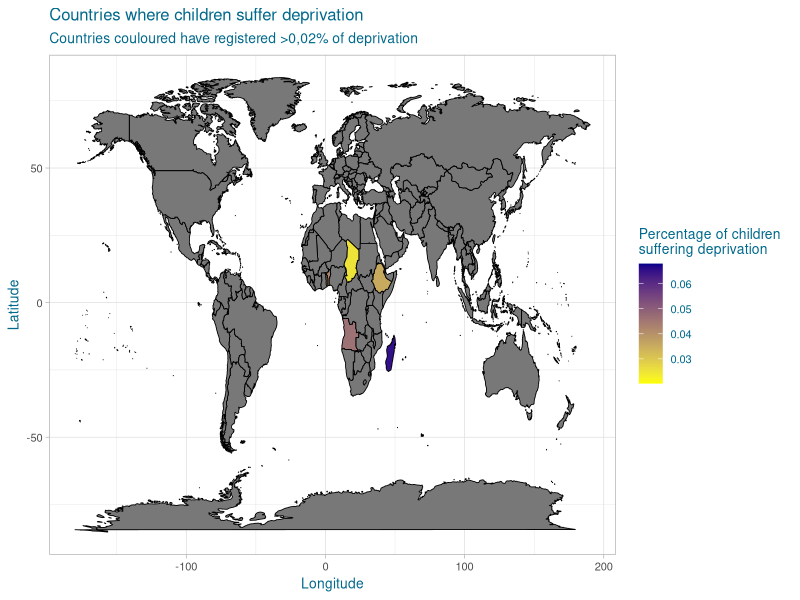
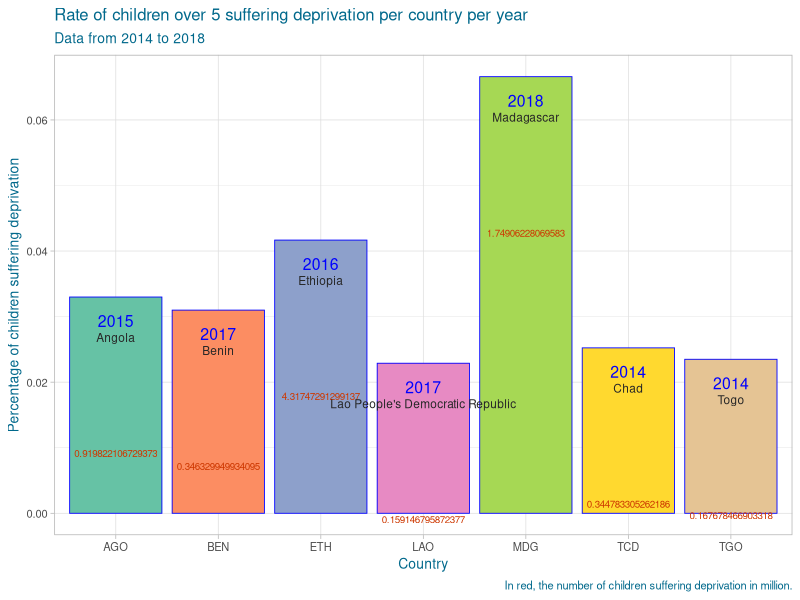
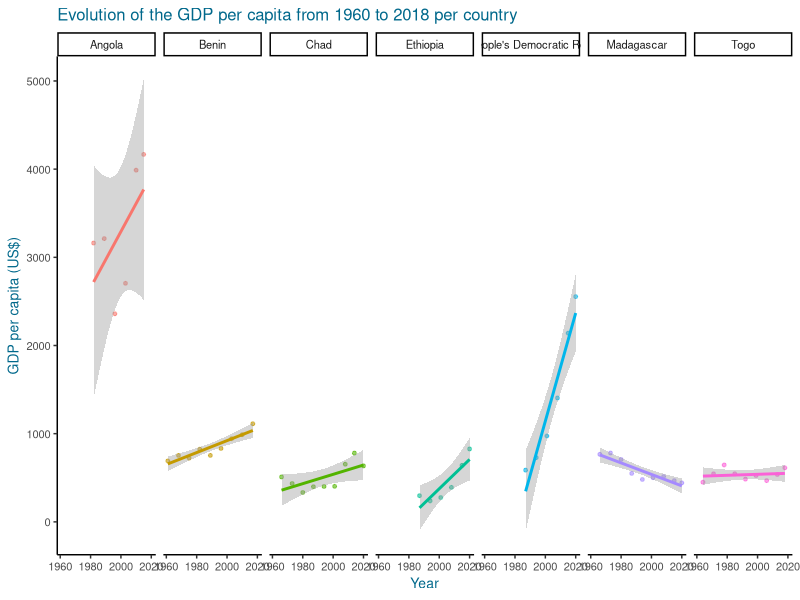
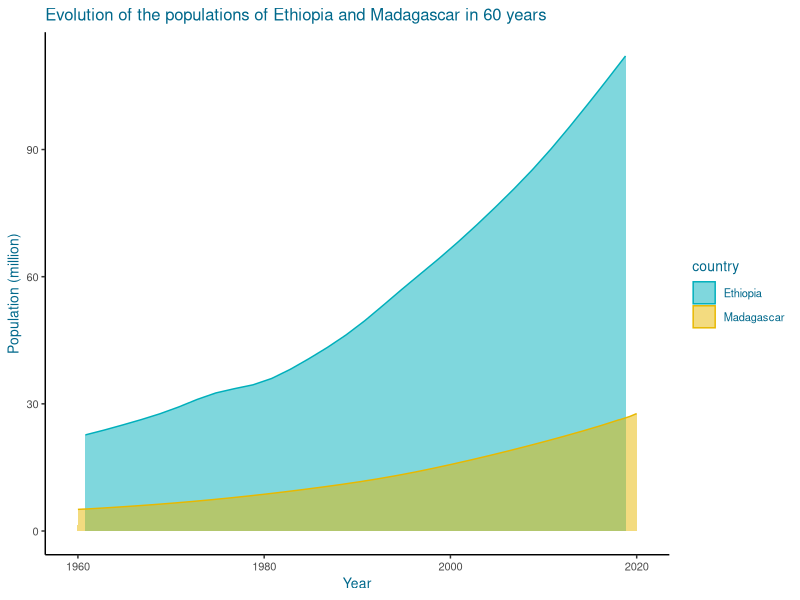
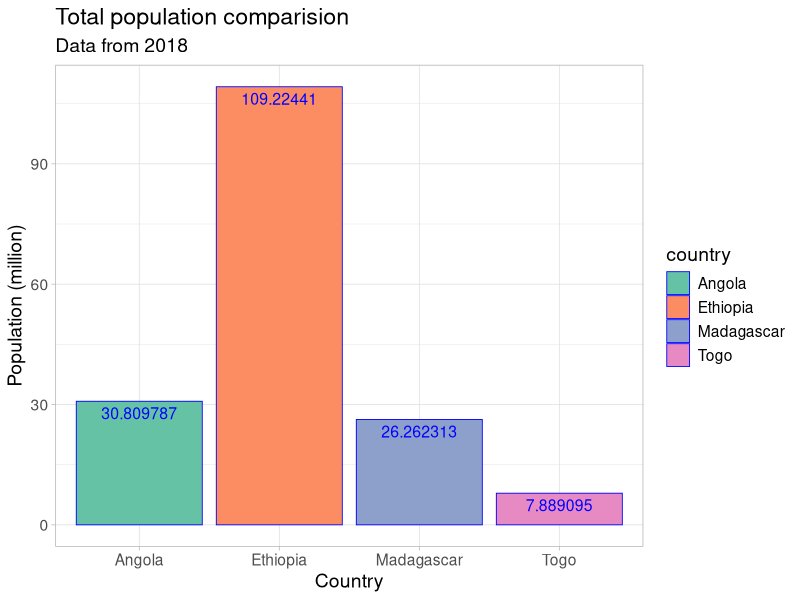
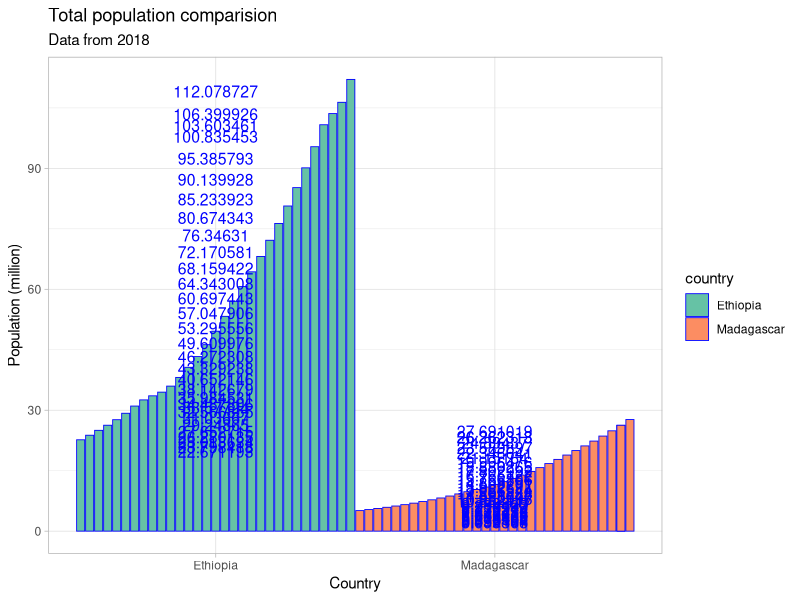

These charts were generated, in order, by the following R code:
# Libraries -------------------------------------------------------------------- 
# install.packages("tidyverse")
  library(tidyverse)
# install.packages("maps")
  library(maps)

# Scientific notation ----------------------------------------------------------
options(scipen = 999)

# Data download ----------------------------------------------------------------
unicef_metadata <- read_csv("unicef_metadata.csv")
unicef_indicator_1 <- read_csv("unicef_indicator_1.csv")
unicef_indicator_2 <- read_delim("unicef_indicator_2.csv", 
delim = ";", escape_double = FALSE, trim_ws = TRUE)

# Full table data --------------------------------------------------------------
manual_join <- right_join(unicef_metadata, unicef_indicator_1, by = c("country", 
        "alpha_2_code", "alpha_3_code", "numeric_code", "year" = "time_period"))
write_csv(manual_join, "manual_join.csv")

# Prep Map ---------------------------------------------------------------------
map_deprivation <- filter(manual_join, obs_value > 0.02)
map_world <- map_data("world") 
map_world_deprivation <- left_join(map_world, map_deprivation, by = c("region" = 
                                                                     "country"))

# Map --------------------------------------------------------------------------
ggplot(data = map_world_deprivation) +
  aes(x = long, y = lat, group = group, fill = obs_value) +
  geom_polygon(color = "black", size = 0.3) +
  scale_fill_gradient(low = "yellow", high = "darkblue", na.value = "grey47") +
  labs(
    title = "Countries where children suffer deprivation",
    subtitle = "Countries couloured have registered >0,02% of deprivation",
    x = "Longitude", 
    y = "Latitude",
    fill = "Percentage of children 
suffering deprivation"
  ) +
  theme_light() +
  theme(text = element_text(size = 10, colour = "deepskyblue4"))

# Prep Bar chart ---------------------------------------------------------------
deprivation <- map_deprivation %>%
  filter(sex == "Total") %>%
  mutate(pop = (obs_value*`Population, total`)/1000000)

# Bar chart --------------------------------------------------------------------
ggplot(data = deprivation) +
  aes(x = alpha_3_code, y = obs_value, group = year, fill = alpha_3_code) +
  geom_col(position = position_dodge(1), col="blue", size = 0.3) +
  scale_fill_brewer(palette = "Set2") +
  geom_text(aes(label = pop), vjust = 20, size = 2.5, col = "orangered3") +
  geom_text(aes(label = year), vjust = 2.5, size = 4, col = "blue") +
  geom_text(aes(label = country), vjust = 5, hjust = 0.5, size = 3, col = "grey15") +
  labs(
    title = "Rate of children over 5 suffering deprivation per country per year",
    subtitle = "Data from 2014 to 2018", 
    x = "Country", 
    y = "Percentage of children suffering deprivation", 
    fill = "Country",
    caption = "In red, the number of children suffering deprivation in million.",
  ) +
  theme_light() +
  theme(text = element_text(size = 10, colour = "deepskyblue4")) +
  theme(legend.position = "none")

# Prep Scatterplot -------------------------------------------------------------
full_join <- full_join(unicef_metadata, unicef_indicator_1, by = c("country", 
        "alpha_2_code", "alpha_3_code", "numeric_code", "year" = "time_period"))

life_exp <- full_join %>% 
  select(country, year, GDP = `GDP per capita (constant 2015 US$)`) %>%
  filter(country == c('Angola', 'Madagascar', 'Ethiopia', 'Togo', 'Benin', 'Chad',
                                   "Lao" = "Lao People's Democratic Republic"))

# Scatterplot ------------------------------------------------------------------
ggplot(life_exp) +
  aes(x = year, y = GDP, color = country) +
  geom_point(alpha = 0.6, size = 1) +
  geom_smooth(method = "lm") +
  facet_wrap(~ country, nrow = 1) +
  scale_x_continuous(breaks = c(1960, 1980, 2000, 2020)) +
  labs(
    x = "Year",
    y = "GDP per capita (US$)",
    title = "Evolution of the GDP per capita from 1960 to 2018 per country"
  ) +
  theme_classic() +
  theme(text = element_text(size = 10, colour = "deepskyblue4")) +
  guides(color ="none")         

# Prep Time Serie Chart --------------------------------------------------------
comparision <- full_join %>% 
  select(country, year, population = 'Population, total') %>%
  mutate (pop = population/1000000) %>%
  filter(country == c('Madagascar', 'Ethiopia'))

# Time Serie Chart -------------------------------------------------------------
ggplot(comparision, aes(x = year, y = pop)) + 
  geom_area(aes(color = country, fill = country), 
            alpha = 0.5, position = position_dodge(0.8)) +
  scale_color_manual(values = c("#00AFBB", "#E7B800")) +
  scale_fill_manual(values = c("#00AFBB", "#E7B800")) +
  labs(
    x = "Year",
    y = "Population (million)",
    title = "Evolution of the populations of Ethiopia and Madagascar in 60 years"
  ) +
  theme_classic() +
  theme(text = element_text(size = 10, colour = "deepskyblue4"))






# Prep Bar chart (not used) ----------------------------------------------------
full_join <- full_join(unicef_metadata, unicef_indicator_1, by = c("country", 
                                                                   "alpha_2_code", "alpha_3_code", "numeric_code", "year" = "time_period"))

tableau <- full_join %>% 
  select(country, year, population = 'Population, total') %>%
  mutate (pop = population/1000000) %>%
  filter(country == c('Angola', 'Madagascar', 'Ethiopia', 'Togo', 'Benin')) %>%
  filter(year == 2018) 

# Bar chart (not used) ---------------------------------------------------------
ggplot(data = tableau) +
  aes(x = country, y = pop, group = year, fill = country) +
  geom_col(position = position_dodge(1), col="blue", size = 0.3) +
  scale_fill_brewer(palette = "Set2") +
  geom_text(aes(label = pop), vjust = 1.5, size = 4, col = "blue") +
  labs(
    title = "Total population comparision",
    subtitle = "Data from 2018",
    x = "Country",
    y = "Population (million)",
  ) +
  theme_light() +
  theme(text = element_text(size = 14))

# Brouillon (not used) ---------------------------------------------------------
new_tableau <- full_join %>% 
  select(country, year, population = 'Population, total') %>%
  mutate (pop = population/1000000) %>%
  filter(country == c('Madagascar', 'Ethiopia'))

ggplot(data = new_tableau) +
  aes(x = country, y = pop, group = year, fill = country) +
  geom_col(position = position_dodge(1), col="blue", size = 0.3) +
  scale_fill_brewer(palette = "Set2") +
  geom_text(aes(label = pop), vjust = 1.5, size = 4, col = "blue") +
  labs(
    title = "Total population comparision",
    subtitle = "Data from 2018",
    x = "Country",
    y = "Population (million)",
  ) +
  theme_light()
  
  